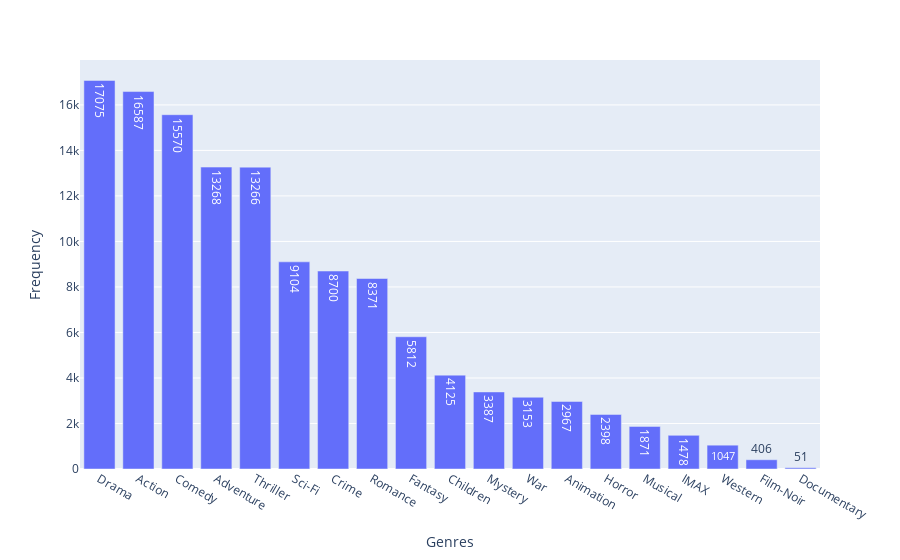

Notebook source saved alongside this figure:
### Code cell
#genre value count plot

genres_value_counts = df['genres'].str.split('|', expand=True).stack().value_counts()
fig = px.bar(genres_value_counts, x=genres_value_counts.index, y=genres_value_counts, text=genres_value_counts,
             labels={
                 "index": "Genres",
                 'y': 'Frequency'},
             )
fig.show()

### Figure 1 — Plotly figure (JSON) as saved in the notebook; plotly's stock layout.template omitted (floating-point values rounded to 4 significant figures)
{"data": [{"alignmentgroup": "True", "hovertemplate": "Genres=%{x}<br>Frequency=%{y}<br>text=%{text}<extra></extra>", "legendgroup": "", "marker": {"color": "#636efa", "pattern": {"shape": ""}}, "name": "", "offsetgroup": "", "orientation": "v", "showlegend": false, "text": [17075, 16587, 15570, 13268, 13266, 9104, 8700, 8371, 5812, 4125, 3387, 3153, 2967, 2398, 1871, 1478, 1047, 406, 51], "textposition": "auto", "type": "bar", "x": ["Drama", "Action", "Comedy", "Adventure", "Thriller", "Sci-Fi", "Crime", "Romance", "Fantasy", "Children", "Mystery", "War", "Animation", "Horror", "Musical", "IMAX", "Western", "Film-Noir", "Documentary"], "xaxis": "x", "y": [17075, 16587, 15570, 13268, 13266, 9104, 8700, 8371, 5812, 4125, 3387, 3153, 2967, 2398, 1871, 1478, 1047, 406, 51], "yaxis": "y"}], "layout": {"barmode": "relative", "legend": {"tracegroupgap": 0}, "margin": {"t": 60}, "xaxis": {"anchor": "y", "domain": [0, 1], "title": {"text": "Genres"}}, "yaxis": {"anchor": "x", "domain": [0, 1], "title": {"text": "Frequency"}}}}
